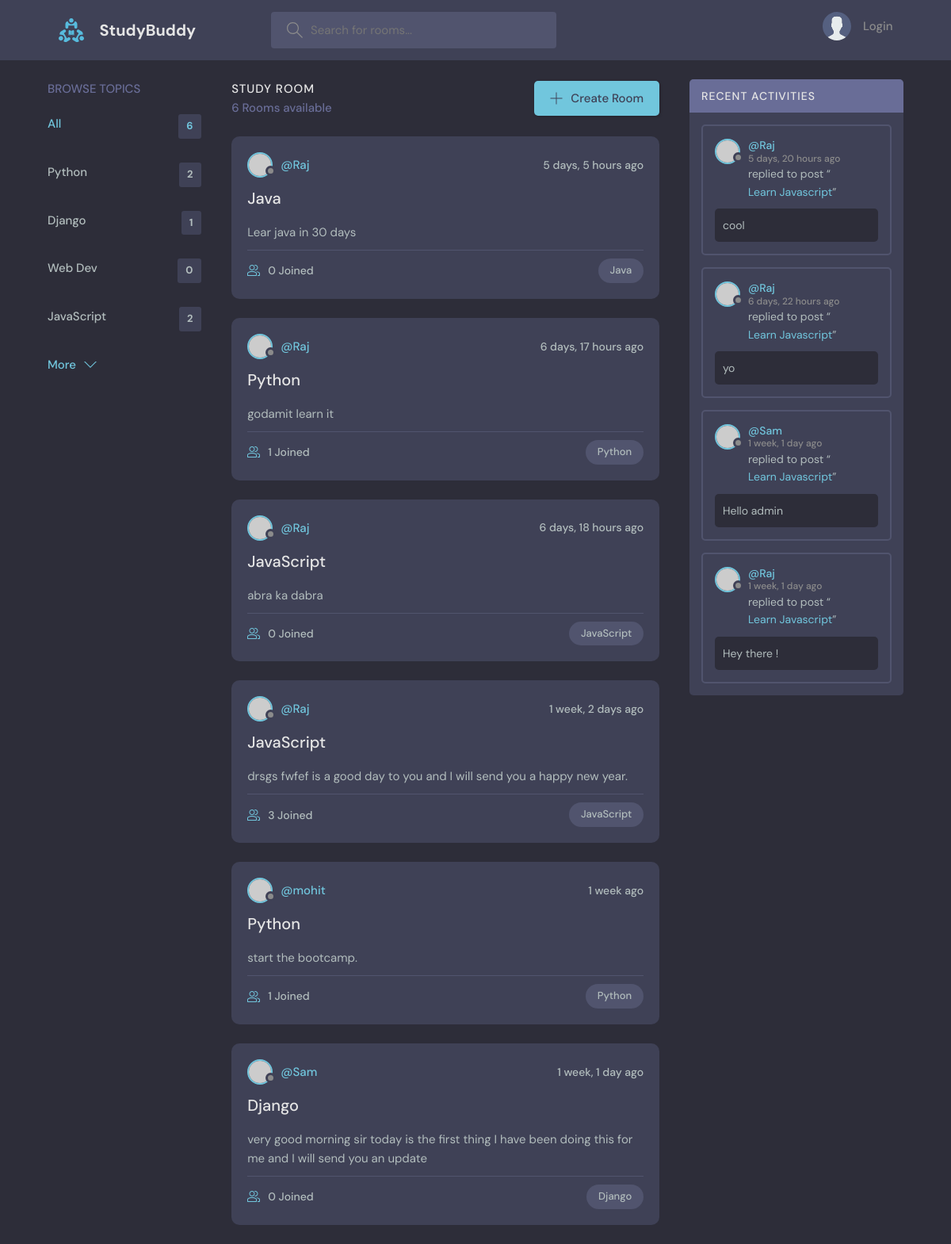
The page / on the database its author committed.
### base/models.py (models this page shows)
class Topic(models.Model):
    name = models.CharField( max_length=200 )
    def __str__(self):
        return self.name

class Room(models.Model):
    host = models.ForeignKey(User, on_delete=models.SET_NULL, null=True)
    topic = models.ForeignKey(Topic, on_delete=models.SET_NULL, null=True)
    participants = models.ManyToManyField(User, related_name='participants', blank=True)
    name = models.CharField( max_length=200 )
    description = models.TextField( null=True )
    created = models.DateTimeField( auto_now_add=True )
    updated = models.DateTimeField( auto_now=True )
    class Meta:
        ordering = ['-updated','-created']
    def __str__(self):
        return self.name

class Message(models.Model):
    room = models.ForeignKey(Room, on_delete=models.CASCADE)
    user = models.ForeignKey(User, on_delete=models.CASCADE)
    body = models.TextField()
    created = models.DateTimeField( auto_now_add=True )
    updated = models.DateTimeField( auto_now=True )
    class Meta:
        ordering = ['-updated','-created']
    def __str__(self):
        return self.body[:50]

### base/views.py (the view)
# urls.py: path('', views.home, name='home'),
def home(request):
    q = request.GET.get('q') if request.GET.get('q') != None else ''
    rooms = Room.objects.filter(
        Q(topic__name__icontains=q) |
        Q(name__icontains=q) |
        Q(host__username__icontains=q)
    )
    room_count = rooms.count()
    topics = Topic.objects.all()[:4]
    room_messages = Message.objects.filter(
        Q(room__topic__name__icontains=q)
    )
    context = {'rooms':rooms, 'topics':topics, 'room_count':room_count, 'room_messages':room_messages}
    return render(request, 'base/home.html', context)

### base/templates/base/home.html
{% extends 'main.html' %}
{% block content %}
    <main class="layout layout--3">
      <div class="container">
        {% include 'base/topics_component.html' %}
        {% include 'base/feed_component.html' %}
        {% include 'base/activity_component.html' %}
      </div>
    </main>
{% endblock %}

### base/templates/base/topics_component.html
<div class="topics">
  <div class="topics__header">
    <h2>Browse Topics</h2>
  </div>
  <ul class="topics__list">
    <li>
      <a href="{% url 'home' %}" class="active">All <span>{{rooms.count}}</span></a>
    </li>
    {% for topic in topics %}
    <li>
      <a href="{% url 'home' %}?q={{topic.name}}">{{topic.name}} <span>{{topic.room_set.all.count}}</span></a>
    </li>
    {% endfor %}
  </ul>
  <a class="btn btn--link" href="{% url 'topics' %}">
    More
    <svg version="1.1" xmlns="http://www.w3.org/2000/svg" width="32" height="32" viewBox="0 0 32 32">
      <title>chevron-down</title>
      <path d="M16 21l-13-13h-3l16 16 16-16h-3l-13 13z"></path>
    </svg>
  </a>
</div>

### base/templates/base/feed_component.html (shortened to what this page needs)
<div class="roomList">
  <div class="roomList__header">
    <div>
      <h2>Study Room</h2>
      <p>{{room_count}} Rooms available</p>
    </div>
    <a class="btn btn--main" href="{% url 'create-room' %}">
      <svg version="1.1" xmlns="http://www.w3.org/2000/svg" width="32" height="32" viewBox="0 0 32 32">
        <title>add</title>
        <path
          d="M16.943 0.943h-1.885v14.115h-14.115v1.885h14.115v14.115h1.885v-14.115h14.115v-1.885h-14.115v-14.115z"
        ></path>
      </svg>
      Create Room
    </a>
  </div>
  {% for room in rooms %}
    <div class="roomListRoom">
        <div class="roomListRoom__header">
          <a href="{% url 'profile' room.host.id %}" class="roomListRoom__author">
            <div class="avatar avatar--small">
              <img src="https://randomuser.me/api/portraits/women/11.jpg" />
            </div>
            <span>@{{room.host.username}}</span>
          </a>
          <div class="roomListRoom__actions">
            <span>{{room.created | timesince }} ago</span>
          </div>
        </div>
        <div class="roomListRoom__content">
          <a href="{% url 'room' room.id %}">{{room.topic.name}}</a>
          <p>
            {{room.description}}
          </p>
        </div>
        <div class="roomListRoom__meta">
          <a href="room.html" class="roomListRoom__joined">
            {{room.participants.count}} Joined
          </a>
          <p class="roomListRoom__topic">{{room.topic}}</p>
        </div>
    </div>
  {% endfor %}
</div>

### base/templates/base/activity_component.html (shortened to what this page needs)
<div class="activities">
  <div class="activities__header">
    <h2>Recent Activities</h2>
  </div>
  {% for message in room_messages %}
  <div class="activities__box">
    <div class="activities__boxHeader roomListRoom__header">
      <a href="{% url 'profile' message.user.id %}" class="roomListRoom__author">
        <div class="avatar avatar--small">
          <img src="https://randomuser.me/api/portraits/women/11.jpg" />
        </div>
        <p>
          @{{message.user}}
          <span>{{message.created | timesince}} ago</span>
        </p>
      </a>
    </div>
    <div class="activities__boxContent">
      <p>replied to post “<a href="{% url 'room' message.room.id %}">{{message.room}}</a>”</p>
      <div class="activities__boxRoomContent">
        {{message}}
      </div>
    </div>
  </div>
  {% endfor %}
</div>

### rows shown on the page
Topic: name "Python", room_set.all.count "2"
Topic: name "Django", room_set.all.count "1"
Topic: name "Web Dev", room_set.all.count "0"
Topic: name "JavaScript", room_set.all.count "2"
Room: host.username "Raj", created "5 days, 5 hours", topic.name "Java", description "Lear java in 30 days", participants.count "0", topic "Java"
Room: host.username "Raj", created "6 days, 17 hours", topic.name "Python", description "godamit learn it", participants.count "1", topic "Python"
Room: host.username "Raj", created "6 days, 18 hours", topic.name "JavaScript", description "abra ka dabra", participants.count "0", topic "JavaScript"
Room: host.username "Raj", created "1 week, 2 days", topic.name "JavaScript", description "drsgs fwfef is a good day to you and I will send you a happy new year.", participants.count "3", topic "JavaScript"
Room: host.username "mohit", created "1 week", topic.name "Python", description "start the bootcamp.", participants.count "1", topic "Python"
Room: host.username "Sam", created "1 week, 1 day", topic.name "Django", description "very good morning sir today is the first thing I have been doing this for me and I will send you an update", participants.count "0", topic "Django"
Message: user "Raj", created "5 days, 20 hours", room "Learn Javascript", body "cool"
Message: user "Raj", created "6 days, 22 hours", room "Learn Javascript", body "yo"
Message: user "Sam", created "1 week, 1 day", room "Learn Javascript", body "Hello admin"
Message: user "Raj", created "1 week, 1 day", room "Learn Javascript", body "Hey there !"

### other values the page prints
{{ rooms.count }} "6"
{{ room_count }} "6"
